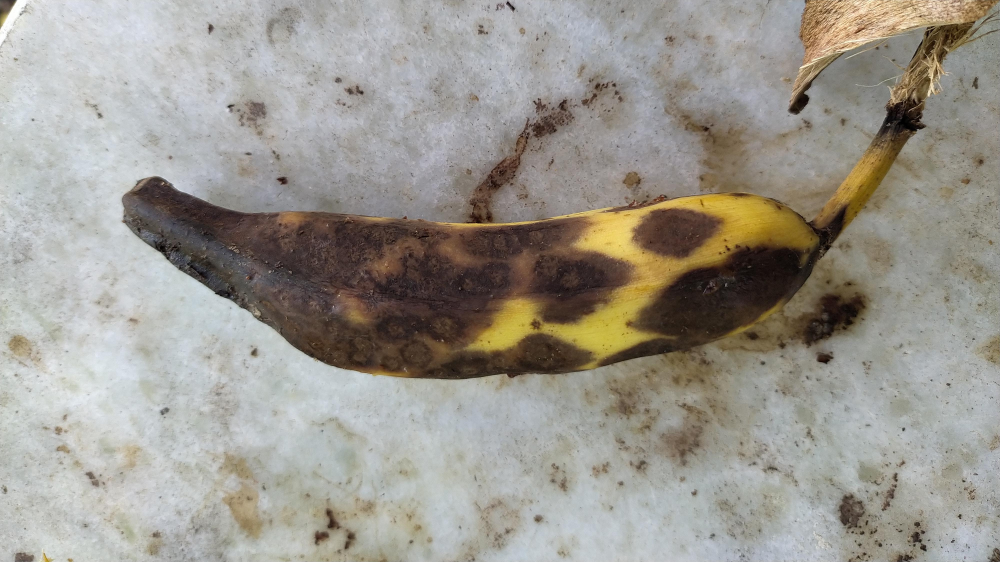
#> input picture IMG_busuk20230213_080849_1_jpg.rf.2eb9f0cdf5df4e2c346b814dbb806033.jpg, 4000 x 2248 px, given as the content of the folder /content/, which was not available (shown at 1/4 size)
$ jupyter execute --allow-errors 2318079MamahitRizalPratamaKlasifikasiCitraBuahPisangMenggunakanRandomForest.ipynb   (shell and % lines are left out)   (text cells are left out)
#> lines starting #> are read from the running program, lines starting #| are printed output that depends on the picture; pictures that were not available may be replaced by others from this repository, and a replacement may not be noted
[cell 1]
import os
import cv2
import numpy as np
import pandas as pd
import matplotlib.pyplot as plt

from sklearn.ensemble import RandomForestClassifier
from sklearn.model_selection import train_test_split
from sklearn.metrics import accuracy_score, classification_report

[cell 2]
from google.colab import files
uploaded = files.upload()
#> the answer given: IMG_busuk20230213_080849_1_jpg.rf.2eb9f0cdf5df4e2c346b814dbb806033.jpg

[cell 3]
import random
import os

# Define dataset_path to point to the correct location where images were uploaded
dataset_path = '/content/'

# Check if the dataset path exists
if not os.path.exists(dataset_path):
    print(f"Error: Path tidak ditemukan: {dataset_path}")
else:
    # Get all image files directly from the dataset_path
    files = [f for f in os.listdir(dataset_path)
             if f.lower().endswith(('.png', '.jpg', '.jpeg'))]

    if len(files) == 0:
        print("Tidak ada gambar di direktori dataset.")
    else:
        # Select a random image to display
        file = random.choice(files)
        img_path = os.path.join(dataset_path, file)

        img = cv2.imread(img_path)

        if img is None:
            print(f"Gagal membaca gambar: {img_path}")
        else:
            img = cv2.cvtColor(img, cv2.COLOR_BGR2RGB)

            plt.imshow(img)
            plt.title(f"Contoh Gambar: {file}") # Changed title since there are no class folders
            plt.axis('off')
            plt.show()

[cell 4]
def extract_features(image_path):
    if not os.path.exists(image_path):
        print(f"File tidak ditemukan: {image_path}")
        return None # Return None if file not found

    img = cv2.imread(image_path)
#> img is the input picture: shape (2248, 4000, 3); mean B, G, R 143.3, 151.4, 155.4
    if img is None:
        print(f"Gagal membaca gambar: {image_path}")
        return None # Return None if image cannot be read

    img = cv2.resize(img, (100, 100))
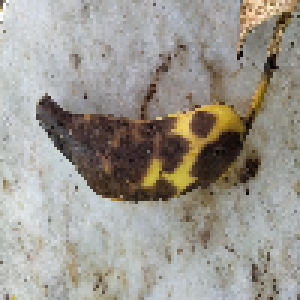
#> img: shape (100, 100, 3) (shown 3 times larger); mean B, G, R 143.3, 151.4, 155.4

    # RGB
    r = np.mean(img[:,:,2])
#> r = 155.4
    g = np.mean(img[:,:,1])
#> g = 151.4
    b = np.mean(img[:,:,0])
#> b = 143.3

    # HSV
    hsv = cv2.cvtColor(img, cv2.COLOR_BGR2HSV)
#> hsv: shape (100, 100, 3); mean H, S, V 53.1, 34.6, 157.9
    h = np.mean(hsv[:,:,0])
#> h = 53.08
    s = np.mean(hsv[:,:,1])
#> s = 34.57
    v = np.mean(hsv[:,:,2])
#> v = 157.9

    return [r, g, b, h, s, v]

[cell 5]
import re

data = []
labels = []

for file_name in os.listdir(dataset_path):
    file_path = os.path.join(dataset_path, file_name)

    if os.path.isfile(file_path) and file_name.lower().endswith(('.png', '.jpg', '.jpeg', '.bmp', '.tiff')):
        try:
            features = extract_features(file_path)
#> features = [155.4, 151.4, 143.3, 53.08, 34.57, 157.9]
            if features is not None:
                data.append(features)
                # Use the get_label_from_filename function to extract accurate labels
                label = get_label_from_filename(file_name)
                labels.append(label)
        except Exception as e:
            print(f"Error processing image {file_path}: {e}")

[cell 6]
columns = ['R','G','B','H','S','V']
df = pd.DataFrame(data, columns=columns)
#> df = table of 1 rows and 6 columns
#> (the rest of this cell did not finish here and is left out)

[cell 7]
X = df[columns]
#> X = table of 1 rows and 6 columns
#> (the rest of this cell did not finish here and is left out)

[cell 8]
model = RandomForestClassifier(
    n_estimators=100,
    random_state=42
)

#> (the rest of this cell did not finish here and is left out)

#> (a cell that did not finish here is left out)

#> (a cell that did not finish here is left out)

[cell 11]
def predict_uploaded_images(uploaded):
    print("===================================")
    print("      PREDIKSI GAMBAR BARU        ")
    print("===================================")

    for i, file_name in enumerate(uploaded.keys(), start=1):
        print(f"\nGambar ke-{i}: {file_name}")
        print("-----------------------------------")

        show_prediction(file_name)


$ run again, on IMG_busuk20230213_080941_jpg.rf.47f46fe8285ac39f2075e7d7781bbd3b.jpg
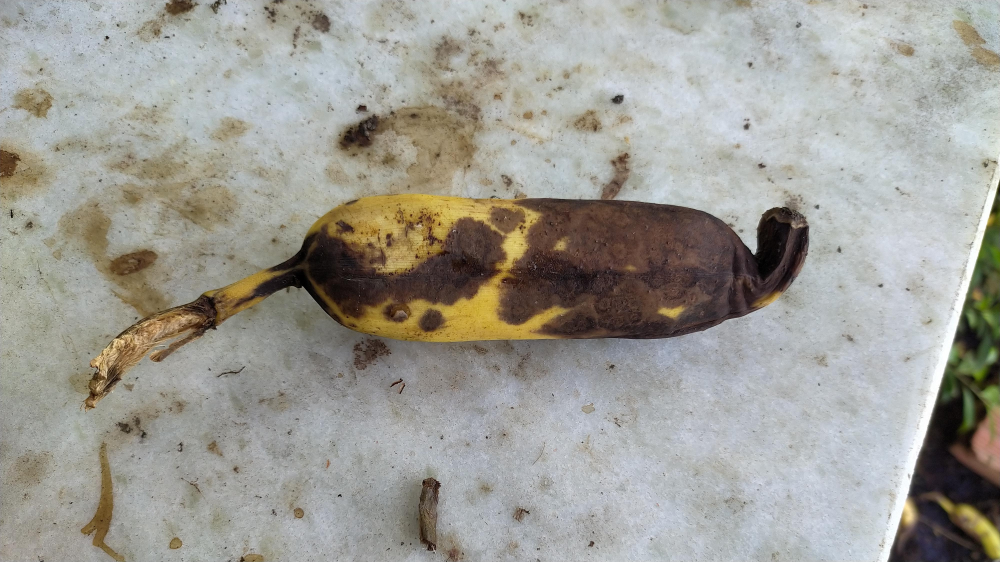
#> input picture IMG_busuk20230213_080941_jpg.rf.47f46fe8285ac39f2075e7d7781bbd3b.jpg, 4000 x 2248 px, given as the content of the folder /content/, which was not available (shown at 1/4 size)
#> in extract_features, img is the input picture: shape (2248, 4000, 3); mean B, G, R 149.1, 156.2, 157.9
#> in extract_features, `img = cv2.resize(img, (100, 100))`:
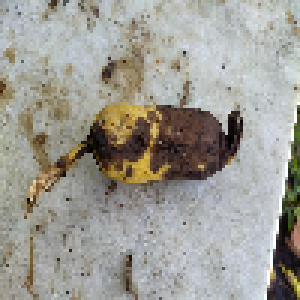
#> img: shape (100, 100, 3) (shown 3 times larger); mean B, G, R 148.9, 156.1, 157.8
#> r = 157.8
#> g = 156.1
#> b = 148.9
#> hsv: shape (100, 100, 3); mean H, S, V 60.6, 33, 161.9
#> h = 60.63
#> s = 32.99
#> v = 161.9
#> features = [157.8, 156.1, 148.9, 60.63, 32.99, 161.9]
#> df = table of 1 rows and 6 columns

$ run again, on IMG_busuk20230213_080953_1_jpg.rf.b294814df51ef4d6b5a6bfab4b44f3cf.jpg
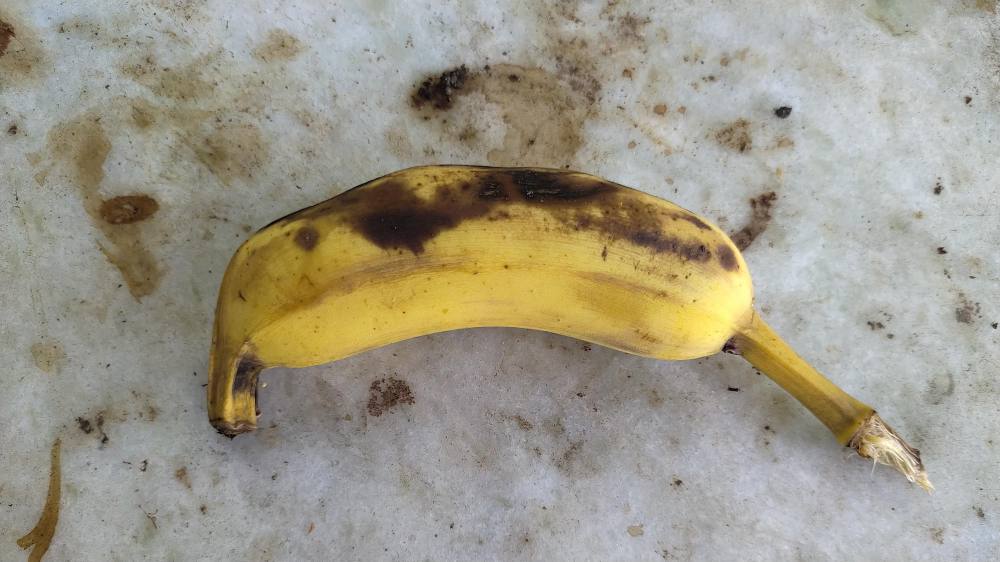
#> input picture IMG_busuk20230213_080953_1_jpg.rf.b294814df51ef4d6b5a6bfab4b44f3cf.jpg, 4000 x 2248 px, given as the content of the folder /content/, which was not available (shown at 1/4 size)
#> in extract_features, img is the input picture: shape (2248, 4000, 3); mean B, G, R 137.5, 153.1, 158.3
#> in extract_features, `img = cv2.resize(img, (100, 100))`:
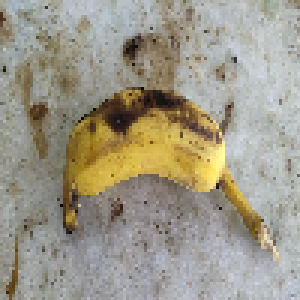
#> img: shape (100, 100, 3) (shown 3 times larger); mean B, G, R 137.4, 152.9, 158
#> r = 158
#> g = 152.9
#> b = 137.4
#> hsv: shape (100, 100, 3); mean H, S, V 53.3, 42.3, 160.6
#> h = 53.31
#> s = 42.31
#> v = 160.6
#> features = [158, 152.9, 137.4, 53.31, 42.31, 160.6]
#> df = table of 1 rows and 6 columns
